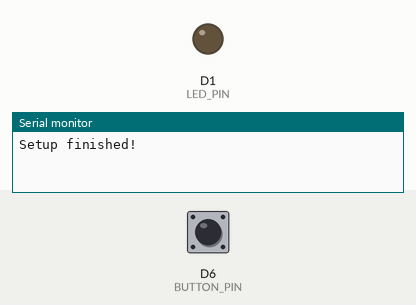
This program was run on a simulated ESP8266 (NodeMCU). Shown: output pins drawn as LEDs (lit = HIGH), the last lines printed to the serial monitor. The inputs (shaded band) are chosen by the test bench; at power-on: D6 (BUTTON_PIN) LOW.

Above: at 1.2 s.
1.3 s: D6 (BUTTON_PIN) pulled HIGH for 0.15 s
At 1.7 s:
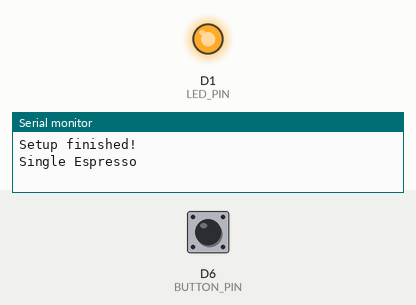
4.4 s: D6 (BUTTON_PIN) pulled HIGH for 1 s
At 6.8 s:
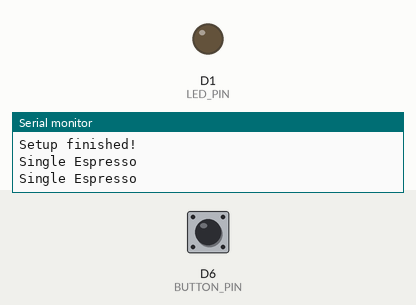
7.9 s: D6 (BUTTON_PIN) pulled HIGH for 3.2 s
At 9.2 s:
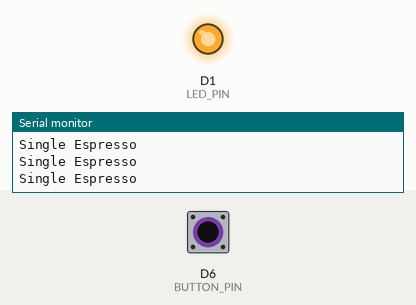
12.6 s: D6 (BUTTON_PIN) pulsed HIGH 2 times (0.12 s each, 0.3 s apart)
At 17.0 s:
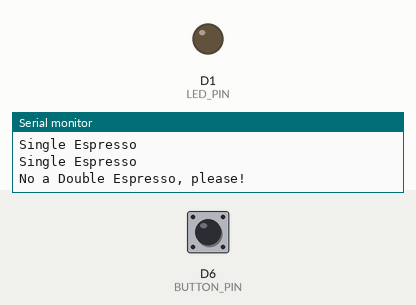
Timing chart, 0 to 17.2 s (numbered marks = the images above; inputs shaded):
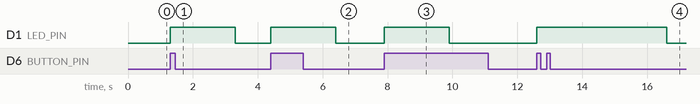

The program:

main.cpp
```cpp
#include "core.h"

#include <Arduino.h>

const int BUTTON_PIN = D6;
const int LED_PIN = D1;

config_t config;
queue_t taskQueue;

IRAM_ATTR void coffeeISR() {
    Serial.flush();
    taskQueue.push(coffee_task);
}

void setup() {
    Serial.begin(115200);
    initConfig(&config, BUTTON_PIN, LED_PIN, coffeeISR);
    Serial.println("\nSetup finished!");
}

void loop() { taskHandler(&config, &taskQueue); }
```

core.h
```cpp
#include <Arduino.h>
#include <queue>

#define INIT_SINGLE_ESPRESSO_TIME 2000
#define INIT_DOUBLE_ESPRESSO_TIME 4000

typedef struct config_t {
    unsigned singleEspressoTime_ms;
    unsigned doubleEspressoTime_ms;
    unsigned long countEspresso;
    int outputPin;
    int inputPin;
} config_t;

typedef void (*callback_t)(config_t*);
typedef std::queue<callback_t> queue_t;

void initConfig(config_t* config, int inputPin, int outputPin, void (*ISR)());

void taskHandler(config_t* config, queue_t* queue);

void light_sleep();

/**
List of default Tasks

All Task have the callback_t type and recieve the service config.
**/

void coffee_task(config_t* config);
```

core.cpp
```cpp
#include <core.h>

void initConfig(config_t* config, int inputPin, int outputPin, void (*ISR)()) {
    config->outputPin = outputPin;
    config->inputPin = inputPin;
    config->countEspresso = 0;
    config->singleEspressoTime_ms = INIT_SINGLE_ESPRESSO_TIME;
    config->doubleEspressoTime_ms = INIT_DOUBLE_ESPRESSO_TIME;
    pinMode(config->inputPin, INPUT);
    pinMode(config->outputPin, OUTPUT);
    attachInterrupt(digitalPinToInterrupt(config->inputPin), ISR, RISING);
}

void coffee_task(config_t* config) {
    noInterrupts();
    unsigned long start_time = millis();
    unsigned long end_time = start_time + config->singleEspressoTime_ms;
    digitalWrite(config->outputPin, HIGH);
    bool low = false;
    bool doubleEspresso = false;
    Serial.println("Single Espresso");
    while (end_time > millis()) {
        if (!low && !digitalRead(config->inputPin) && !doubleEspresso) {
            low = true;
        }
        if (low && digitalRead(config->inputPin) && !doubleEspresso) {
            Serial.println("No a Double Espresso, please!");
            doubleEspresso = true;
            end_time = start_time + config->doubleEspressoTime_ms;
        }
    }
    digitalWrite(config->outputPin, LOW);
    interrupts();
}

void taskHandler(config_t* config, queue_t* queue) {
    if (!queue->empty()) {
        callback_t task = queue->front();
        task(config);
        queue->pop();
    }
    light_sleep();
}

void light_sleep() {}
```

Measured:
- after the input at 1.3 s, D1 (LED_PIN): LOW → HIGH at once, → LOW 2.0 s later
- after the input at 4.4 s, D1 (LED_PIN): LOW → HIGH at once, → LOW 2.0 s later
- after the input at 7.9 s, D1 (LED_PIN): LOW → HIGH at once, → LOW 2.0 s later
- after the input at 12.6 s, D1 (LED_PIN): LOW → HIGH at once, → LOW 4.0 s later
